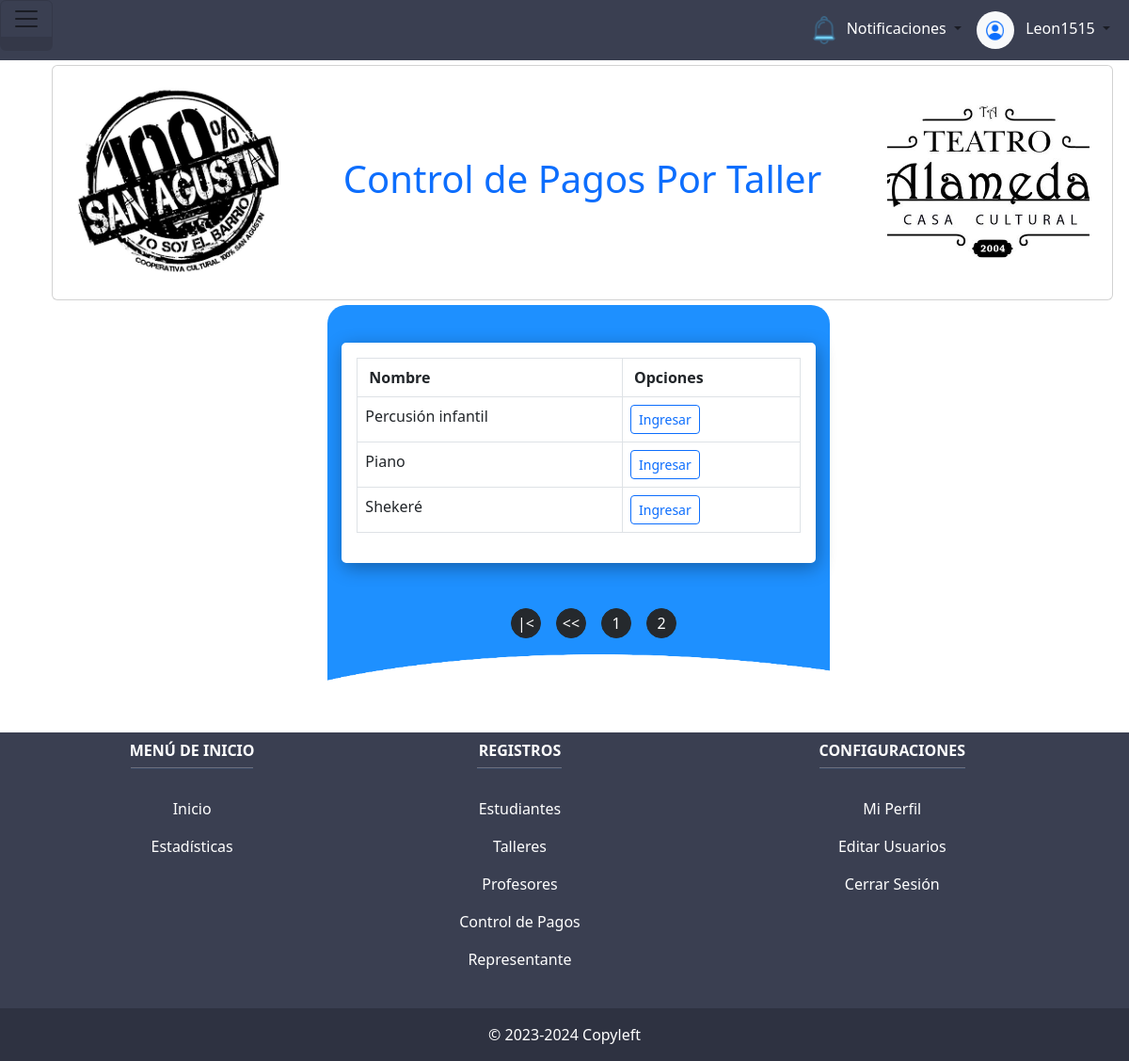
Page /views/main/control-pago.php?pagina=2 (signed in) on the committed database.
### tables this page shows
CREATE TABLE `taller` (
  `id_taller` int(11) NOT NULL,
  `nombre` varchar(50) NOT NULL,
  `sede` varchar(20) NOT NULL,
  `descripcion` varchar(100) NOT NULL
);

### views/register/pay/table_pay.php (the view, shortened to what this page needs)
<?php
require_once('../../config.php');
?>
<div style="margin-left: 50px;">
    <div class="container" style="padding-left: 0;">
        <div class="card" style="margin-top: 5px; margin-bottom: 5px;">
            <div class="d-flex row">
                <div class="col-sm-3" style="align-self: center;">
                    <div class="card-body px-md-4 d-none d-md-inline-flex">
                    <img class="card-img img-fluid" src="../public/img/logo.png" alt="100% San Agustin">
                    </div>
                </div>
                <div class="col-md-6" style="display: flex;">
                    <div class="card-body" style="align-self: center;">
                        <h1 class="card-title text-primary py-5 text-center">Control de Pagos Por Taller</h1>
                    </div>
                </div>
                <div class="col-sm-3" style="align-self: center;">
                    <div class="card-body px-md-4">
                    <img class="card-img img-fluid d-none d-md-inline-flex" src="../public/img/logo-alameda.jpg" alt="100% San Agustin">
                    </div>
                </div>
            </div>
        </div>
    </div>
    <main style="margin-top: 4px; margin-bottom: 4px; margin-left: 0;">
        <div class="table-circle table-responsive text-nowrap">
            <table class="table table-hover table-bordered">
                <thead class="table table-sm">
                    <tr>
                        <th><b>Nombre</b></th>
                        <th><b>Opciones</b></th>
                    </tr>
                </thead>
                <tbody>
                    <?php
                    $query_register = mysqli_query($conexion,"SELECT COUNT(*) as total_registro FROM taller");
                    $result_query = mysqli_fetch_array($query_register);
                    $total_registro = $result_query['total_registro'];
                    $por_pagina = 10;
                    if(empty($_GET['pagina']))
                    {
                        $pagina = 1;
                    }else{
                        $pagina = $_GET['pagina'];
                    }
                    $inicio_pag = ($pagina-1) * $por_pagina;
                    $total_pag = ceil($total_registro / $por_pagina);
                    $sql = mysqli_query($conexion,"SELECT nombre, id_taller
                    from  taller
                    ORDER BY nombre ASC LIMIT $inicio_pag,$por_pagina;");
                    $result = mysqli_num_rows($sql);
                    if($result > 0)
                    {
                    while ($data = mysqli_fetch_array($sql)) { ?>
                    <tr>
                        <td><?php echo $data['nombre']; ?></td>
                        <td>
                            <?php
                            $nombre = $data['nombre'];
                            $id_taller = $data['id_taller'];
                            ?>
                            <a href="pago-taller.php?nombre=<?php echo $nombre ?>& id_taller=<?php echo $id_taller; ?>" class="btn btn-sm btn-outline-primary me-1">Ingresar</a>
                        </td>
                    </tr>
                    <?php } }?>
                </tbody>
            </table>
        </div>
    <div>
        <ul style="display: inline-flex;">
            <?php
                if($pagina != 1)
                {
            ?>
                <li class="table-number"><a href="?pagina=<?php echo 1; ?>">|<</a></li>
                <li class="table-number"><a href="?pagina=<?php echo $pagina-1; ?>"><<</a></li>
            <?php
                }
                for ($i=1; $i <= $total_pag; $i++) {
                    if($i == $pagina)
                    {
                        echo '<li class="table-number">'.$i.'</li>';
                    }else{
                        echo '<li class="table-number"><a href="?pagina='.$i.'">'.$i.'</a></li>';
                    }
                }
            ?>
        </ul>
    </div>
        <div class="wave"></div>
    </main>
</div>

### views/public/css/navbar.css (style rules this page uses)
a { color: var(--white); text-decoration: none; }
* { text-decoration: none !important; list-style: none; }

### views/public/css/color.css (style rules this page uses)
:root { --blue: #1e90ff; --yellow: #cada2a; --gray: #3f3f3f; --white: #fff; --red: #dc3545; --success: #28a745; --warning: #ffc107; --Nav:#3a3f51; --linkActiveNav:#343848; --letterNav:#eee; --letterContent:#666; --buttonBlueContent:#389af0; --buttonOrangeContent:#e67d21; --buttonPurpleContent:#8e44ad; --buttonGreenContent:#5fc29d; --backgroundContent:#eaeef3; --cancel: #E63B2E; }

### views/public/css/styletable.css (style rules this page uses)
:root { --table: #9d9c9c; }
main { justify-self: center; display: flex; flex-wrap: wrap; justify-content: space-evenly; width: auto; padding-top: 5vh; padding-bottom: 0px; border-radius: 20px; background-color: var(--blue)!important; margin: 5px 20px 5px 50px; }
.table-circle { display: flex; flex-direction: column; width: 97.5% !important; height: fit-content; margin-bottom: 5vh; border-radius: 5px; margin-left: 15px; margin-right: 15px; border: solid 1rem #fff; background-color: #fff; box-shadow: 2px 5px 20px #0005; }
.table-number { display: flex; justify-content: center; align-items: center; width: 4vh; height: 4vh; border-radius: 100%; margin: 1vh; margin-bottom: 0px; border: solid 1px #25292d; background-color: #25292d; color: white; }
.wave { position: relative; translate: 0px 1px; bottom: 0; left: 0; width: 100%; height: 10vh; background-image: url(../img/wave.png); background-size: 100vw 10vh; animation: wave 30s linear infinite; }

### rows in the picture
taller: nombre "Percusión infantil"
taller: nombre "Piano"
taller: nombre "Shekeré"

### other values in the picture
$_SESSION['user'] "Leon1515"
